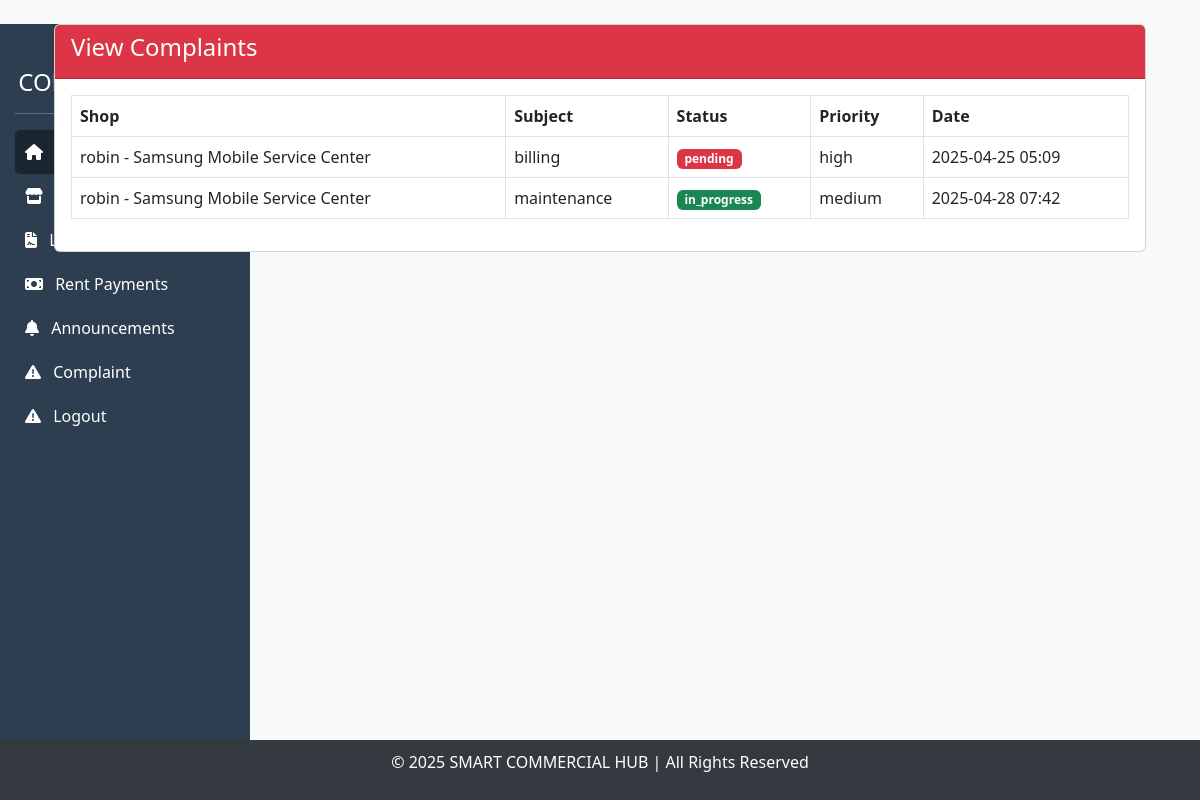
The app's page /view-complaints/ (signed in) with its own data.
### hub/models.py (models this page shows, shortened)
class Complaint(models.Model):
    id = models.AutoField(primary_key=True)
    shop = models.ForeignKey(AllocatedShop,on_delete=models.CASCADE,related_name='allocat_shops')
    category = models.CharField(max_length=25,choices=CATEGORY_CHOICES)
    description = models.TextField()
    status = models.CharField(max_length=15, choices=STATUS_CHOICES, default='pending')
    priority = models.CharField(max_length=10, choices=PRIORITY_CHOICES, default='medium')
    created_at = models.DateTimeField(auto_now_add=True)
    resolved_at = models.DateTimeField(null=True, blank=True)
    image = models.ImageField(upload_to='resolved_images/', null=True, blank=True)
    resolved_by = models.ForeignKey(User, on_delete=models.SET_NULL, null=True, blank=True, related_name='resolved_complaints')
    resolution_notes = models.TextField(blank=True, null=True)

class AllocatedShop(models.Model):
    id = models.AutoField(primary_key=True)
    shop_id = models.ForeignKey(Shop,on_delete=models.CASCADE,related_name='shops')
    tenant_id = models.ForeignKey(Tenant,on_delete=models.CASCADE,related_name='tenants')
    lease_start = models.DateField()
    lease_end = models.DateField()
    rent_amount = models.DecimalField(max_digits=7,decimal_places=2)
    security_deposit = models.DecimalField(max_digits=7,decimal_places=2)
    payment_status = models.CharField(max_length=15,choices=PAYMENT_STATUS)
    status = models.CharField(max_length=10,choices=STATUS_CHOICES)
    agreement_document = models.FileField(upload_to='agreement/', null=True, blank=True)
    created_at = models.DateTimeField(auto_now_add=True)
    updated_at = models.DateTimeField(auto_now_add=True)
    def __str__(self):
        return f"{self.tenant_id.tenant} - {self.shop_id.name}"

class Tenant(models.Model):
    id = models.AutoField(primary_key=True)
    tenant = models.OneToOneField(User, on_delete=models.CASCADE)
    phone = models.CharField(max_length=12)
    address = models.CharField(max_length=255)
    id_proof = models.FileField(upload_to='id_proof/',null=True,blank=True)
    image = models.ImageField(upload_to='tenant_images/', null=True, blank=True)
    created_at = models.DateTimeField(auto_now_add=True)
    updated_at = models.DateTimeField(auto_now=True)

class Shop(models.Model):
    STATUS_CHOICES = [
        ('occupied','Occupied'),
        ('vacant','Vacant'),
    ]
    SHOP_TYPES = [
        ('retail', 'Retail'),
        ('restaurant', 'Restaurant'),
        ('service', 'Service'),
        ('entertainment', 'Entertainment'),
        ('other', 'Other'),
    ]
    id = models.AutoField(primary_key=True)
    name = models.CharField(max_length=115)
    shop_no = models.CharField(max_length=10,unique=True)
    size = models.IntegerField(null=True,blank=True)
    location = models.CharField(max_length=115)
    shop_type = models.CharField(max_length=50,choices=SHOP_TYPES)
    status = models.CharField(max_length=15,choices=STATUS_CHOICES,default='vacant')
    image = models.ImageField(upload_to='shop_images/', null=True, blank=True)
    created_at = models.DateTimeField(auto_now_add=True)
    updated_at = models.DateTimeField(auto_now_add=True)

### hub/views.py (the view)
# urls.py: path('view-complaints/', view_complaints, name='view_complaints'),
@login_required
def view_complaints(request):
    if not hasattr(request.user, 'tenant'):
        messages.error(request, "Only tenants can view their complaints.")
        return redirect('dashboard')
    tenant = request.user.tenant
    allocated_shops = AllocatedShop.objects.filter(tenant_id=tenant)
    complaints = Complaint.objects.filter(shop__in=allocated_shops)
    return render(request, "tenant/view_complaints.html", {
        "complaints": complaints,
        "tenant_shops": allocated_shops
    })

### templates/tenant/view_complaints.html
{% extends 'tenant/base.html' %}
{% block content %}
<div class="container mt-4">
    <div class="card">
        <div class="card-header bg-danger text-white">
            <h4>View Complaints</h4>
        </div>
        <div class="card-body">
            {% if complaints %}
                <table class="table table-bordered">
                    <thead>
                        <tr>
                            <th>Shop</th>
                            <th>Subject</th>
                            <th>Status</th>
                            <th>Priority</th>
                            <th>Date</th>
                        </tr>
                    </thead>
                    <tbody>
                        {% for complaint in complaints %}
                        <tr>
                            <td>{{ complaint.shop }}</td>
                            <td>{{ complaint.category }}</td>
                            <td>
                                <span class="badge
                                      {% if complaint.status.strip|lower == 'pending' %} bg-danger
                                      {% else %} bg-success
                                      {% endif %}">
                                    {{ complaint.status }}
                                </span>
                            </td>
                            <td>{{ complaint.priority }}</td>
                            <td>{{ complaint.created_at|date:"Y-m-d H:i" }}</td>
                        </tr>
                        {% endfor %}
                    </tbody>
                </table>
            {% else %}
                <p>No complaints found.</p>
            {% endif %}
        </div>
    </div>
</div>
{% endblock %}

### templates/tenant/base.html (style rules this page uses)
body { background-color: #f8f9fa; }

### records on screen
Complaint: shop "robin - Samsung Mobile Service Center", category "billing", status "pending", priority "high", created_at "2025-04-25 05:09"
Complaint: shop "robin - Samsung Mobile Service Center", category "maintenance", status "in_progress", priority "medium", created_at "2025-04-28 07:42"
